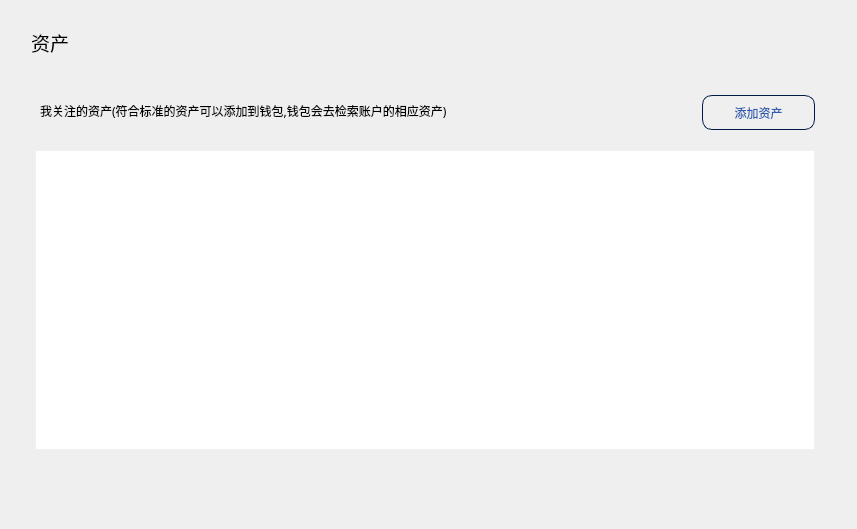
<?xml version="1.0" encoding="UTF-8"?>
<ui version="4.0">
 <class>AssetPage</class>
 <widget class="QWidget" name="AssetPage">
  <property name="geometry">
   <rect>
    <x>0</x>
    <y>0</y>
    <width>857</width>
    <height>529</height>
   </rect>
  </property>
  <property name="font">
   <font>
    <family>微软雅黑</family>
   </font>
  </property>
  <property name="windowTitle">
   <string>Form</string>
  </property>
  <widget class="QTableWidget" name="myAssetWidget">
   <property name="geometry">
    <rect>
     <x>35</x>
     <y>150</y>
     <width>780</width>
     <height>300</height>
    </rect>
   </property>
   <property name="styleSheet">
    <string notr="true">QTableWidget{border: 1px solid rgb(241,241,248);gridline-color: rgb(241,241,248)}
QHeaderView{background-color:white;min-height:47;}
QHeaderView::section{background-color: white;border: 1px solid rgb(241,241,248);
font: 12px &quot;微软雅黑&quot;;}</string>
   </property>
   <property name="verticalScrollBarPolicy">
    <enum>Qt::ScrollBarAsNeeded</enum>
   </property>
   <property name="horizontalScrollBarPolicy">
    <enum>Qt::ScrollBarAlwaysOff</enum>
   </property>
   <property name="sizeAdjustPolicy">
    <enum>QAbstractScrollArea::AdjustToContents</enum>
   </property>
   <property name="autoScroll">
    <bool>false</bool>
   </property>
   <property name="editTriggers">
    <set>QAbstractItemView::NoEditTriggers</set>
   </property>
   <property name="tabKeyNavigation">
    <bool>false</bool>
   </property>
   <property name="showDropIndicator" stdset="0">
    <bool>false</bool>
   </property>
   <property name="dragDropOverwriteMode">
    <bool>false</bool>
   </property>
   <property name="verticalScrollMode">
    <enum>QAbstractItemView::ScrollPerItem</enum>
   </property>
   <property name="horizontalScrollMode">
    <enum>QAbstractItemView::ScrollPerItem</enum>
   </property>
   <property name="showGrid">
    <bool>false</bool>
   </property>
   <attribute name="horizontalHeaderVisible">
    <bool>false</bool>
   </attribute>
   <attribute name="horizontalHeaderCascadingSectionResizes">
    <bool>true</bool>
   </attribute>
   <attribute name="verticalHeaderVisible">
    <bool>false</bool>
   </attribute>
   <attribute name="verticalHeaderCascadingSectionResizes">
    <bool>true</bool>
   </attribute>
   <column>
    <property name="text">
     <string>资产名</string>
    </property>
    <property name="font">
     <font>
      <family>微软雅黑</family>
     </font>
    </property>
    <property name="textAlignment">
     <set>AlignCenter</set>
    </property>
   </column>
   <column>
    <property name="text">
     <string>资产符号</string>
    </property>
    <property name="font">
     <font>
      <family>微软雅黑</family>
     </font>
    </property>
    <property name="textAlignment">
     <set>AlignCenter</set>
    </property>
   </column>
   <column>
    <property name="text">
     <string>合约地址</string>
    </property>
    <property name="font">
     <font>
      <family>微软雅黑</family>
     </font>
    </property>
    <property name="textAlignment">
     <set>AlignCenter</set>
    </property>
   </column>
   <column>
    <property name="text">
     <string>资产总量</string>
    </property>
    <property name="font">
     <font>
      <family>微软雅黑</family>
     </font>
    </property>
    <property name="textAlignment">
     <set>AlignCenter</set>
    </property>
   </column>
   <column>
    <property name="text">
     <string>资产精度</string>
    </property>
    <property name="font">
     <font>
      <family>微软雅黑</family>
     </font>
    </property>
    <property name="textAlignment">
     <set>AlignCenter</set>
    </property>
   </column>
   <column>
    <property name="text">
     <string/>
    </property>
    <property name="font">
     <font>
      <family>微软雅黑</family>
     </font>
    </property>
    <property name="textAlignment">
     <set>AlignCenter</set>
    </property>
   </column>
  </widget>
  <widget class="QToolButton" name="addTokenBtn">
   <property name="geometry">
    <rect>
     <x>702</x>
     <y>95</y>
     <width>113</width>
     <height>35</height>
    </rect>
   </property>
   <property name="font">
    <font>
     <family>微软雅黑</family>
     <weight>50</weight>
     <bold>false</bold>
    </font>
   </property>
   <property name="cursor">
    <cursorShape>PointingHandCursor</cursorShape>
   </property>
   <property name="styleSheet">
    <string notr="true">QToolButton{color:rgb(47,94,178);border:1px solid rgb(0, 26, 73);border-radius:10px;}
QToolButton:hover{color:rgb(0, 26, 73);}</string>
   </property>
   <property name="text">
    <string>添加资产</string>
   </property>
  </widget>
  <widget class="QLabel" name="label_10">
   <property name="geometry">
    <rect>
     <x>31</x>
     <y>32</y>
     <width>60</width>
     <height>21</height>
    </rect>
   </property>
   <property name="font">
    <font>
     <family>微软雅黑</family>
     <pointsize>14</pointsize>
    </font>
   </property>
   <property name="styleSheet">
    <string notr="true">background:transparent;</string>
   </property>
   <property name="text">
    <string>资产</string>
   </property>
  </widget>
  <widget class="QLabel" name="label">
   <property name="geometry">
    <rect>
     <x>40</x>
     <y>100</y>
     <width>601</width>
     <height>21</height>
    </rect>
   </property>
   <property name="text">
    <string>我关注的资产(符合标准的资产可以添加到钱包,钱包会去检索账户的相应资产)</string>
   </property>
  </widget>
 </widget>
 <resources/>
 <connections/>
</ui>
